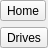
<?xml version="1.0" encoding="UTF-8"?>
<ui version="4.0">
 <class>GMenuOpenFileDialog</class>
 <widget class="QWidget" name="GMenuOpenFileDialog">
  <property name="geometry">
   <rect>
    <x>0</x>
    <y>0</y>
    <width>45</width>
    <height>46</height>
   </rect>
  </property>
  <property name="minimumSize">
   <size>
    <width>0</width>
    <height>0</height>
   </size>
  </property>
  <property name="windowTitle">
   <string>Form</string>
  </property>
  <layout class="QGridLayout" name="gridLayout">
   <property name="leftMargin">
    <number>0</number>
   </property>
   <property name="topMargin">
    <number>0</number>
   </property>
   <property name="rightMargin">
    <number>0</number>
   </property>
   <property name="bottomMargin">
    <number>0</number>
   </property>
   <item row="0" column="0">
    <layout class="QVBoxLayout" name="m_mainLayout">
     <item>
      <widget class="QToolButton" name="m_homeButton">
       <property name="cursor">
        <cursorShape>PointingHandCursor</cursorShape>
       </property>
       <property name="toolTip">
        <string>Home</string>
       </property>
       <property name="text">
        <string>Home</string>
       </property>
      </widget>
     </item>
     <item>
      <widget class="QToolButton" name="m_drivesButton">
       <property name="cursor">
        <cursorShape>PointingHandCursor</cursorShape>
       </property>
       <property name="toolTip">
        <string>Lecteurs</string>
       </property>
       <property name="text">
        <string>Drives</string>
       </property>
      </widget>
     </item>
    </layout>
   </item>
  </layout>
 </widget>
 <resources/>
 <connections/>
</ui>
